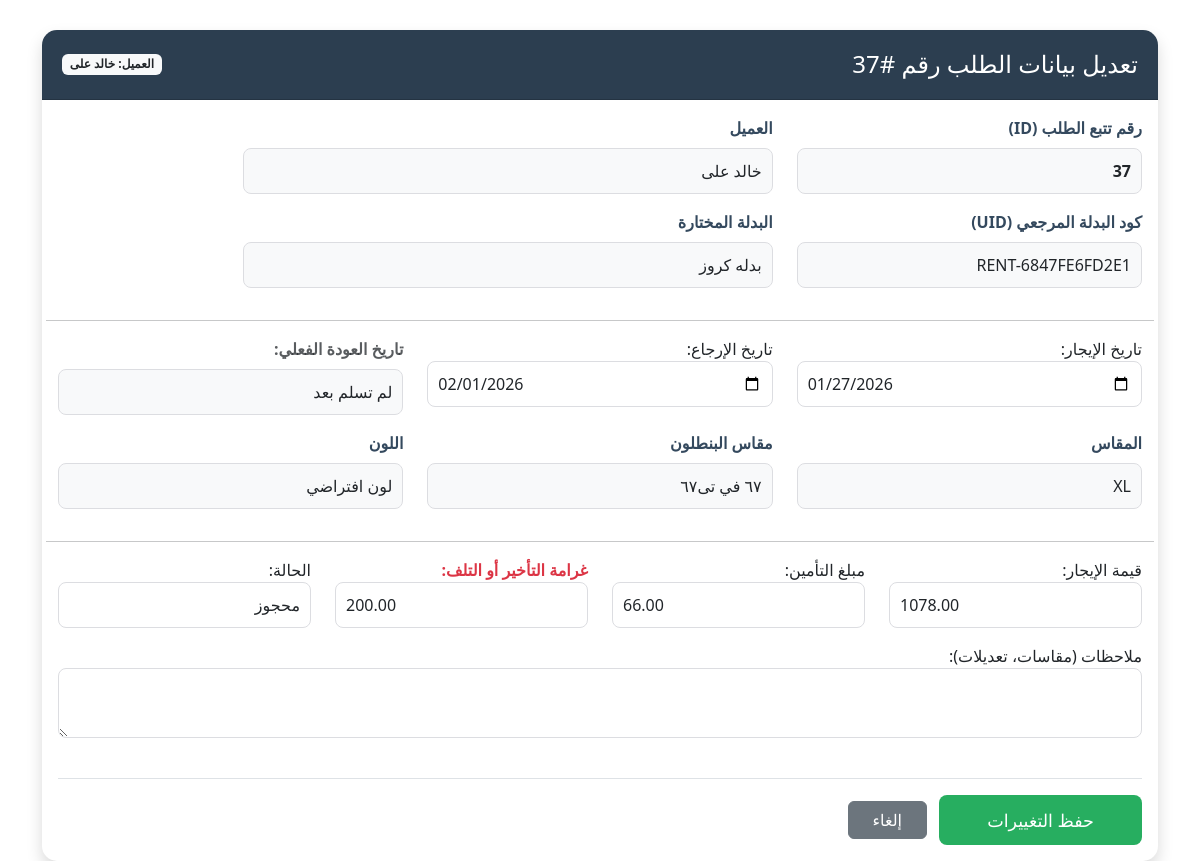
The page /pos/rentals/edit/37/ on the database as committed earlier.
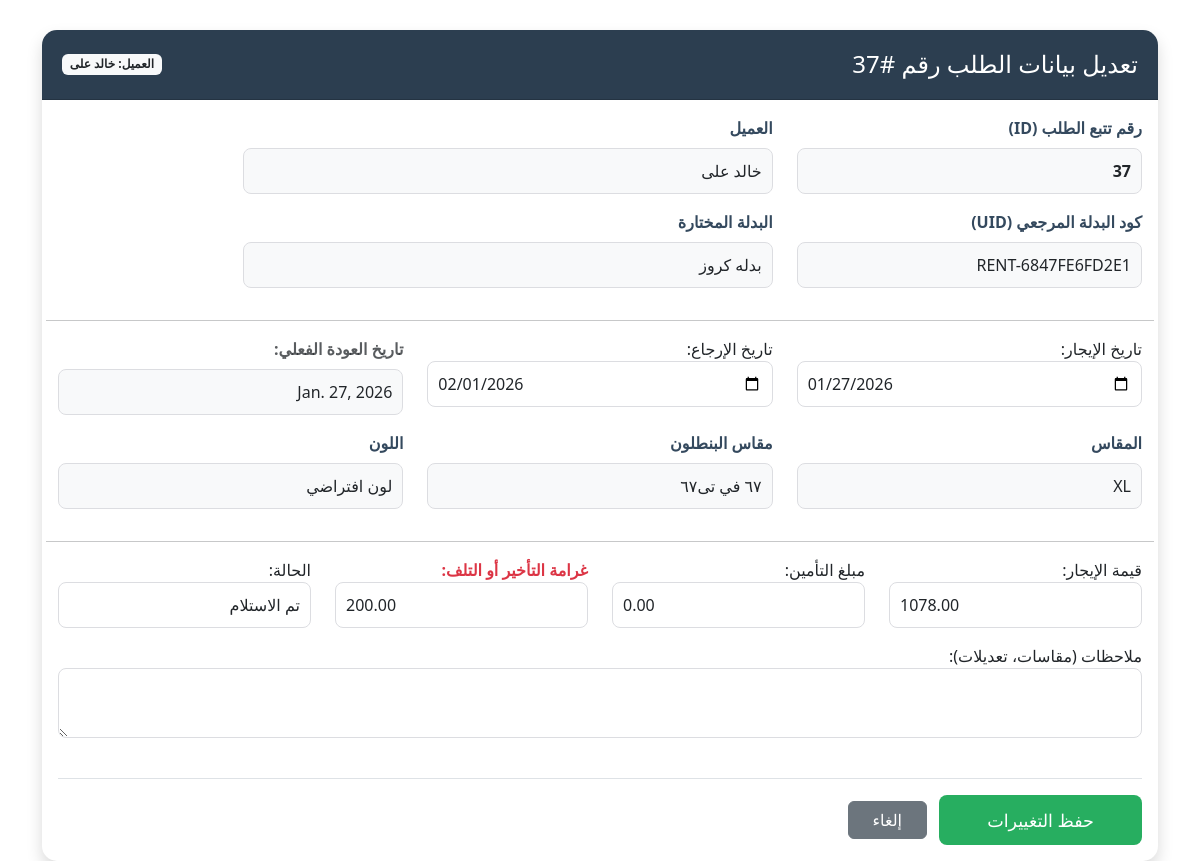
The same page on the database as committed later.
### pos/models.py (models this page shows, shortened)
class RentalOrder(models.Model):
    customer = models.ForeignKey(
        Customer,
        on_delete=models.CASCADE,
        verbose_name="العميل"
    )
    item = models.ForeignKey(
        RentalItem,
        on_delete=models.CASCADE,
        verbose_name="البدلة"
    )
    rental_date = models.DateField(
        verbose_name="تاريخ الحجز / الخروج"
    )
    return_date = models.DateField(
        verbose_name="تاريخ العودة المتوقع"
    )
    size = models.ForeignKey(
        Size_choices,
        on_delete=models.CASCADE,
        verbose_name="المقاس"
    )
    pants_size = models.CharField(
        max_length=50,
        verbose_name="مقاس البنطلون"
    )
    color = models.ForeignKey(
        Colors_choices,
        on_delete=models.CASCADE,
        verbose_name="اللون"
    )
    actual_return_date = models.DateField(
        null=True,
        blank=True,
        verbose_name="تاريخ العودة الفعلي"
    )
    total_price = models.DecimalField(
        max_digits=10,
        decimal_places=2,
        verbose_name="قيمة الإيجار"
    )
    deposit_amount = models.DecimalField(
        max_digits=10,
        decimal_places=2,
        verbose_name="مبلغ التأمين"
    )
    status = models.ForeignKey(
        Rental_status_choices,
        on_delete=models.CASCADE,
        verbose_name="حالة البدلة",
        null=True,
        blank=True
    )
    notes = models.TextField(
        blank=True,
        null=True,
        verbose_name="ملاحظات (مقاسات، تعديلات)"
    )
    late_damage_penalty = models.DecimalField(
        max_digits=10,
        decimal_places=2,
        default=0,
        verbose_name="غرامة التأخير أو التلف",
        null=True,
        blank=True
    )

class Customer(models.Model):
    name = models.CharField(max_length=400, verbose_name="اسم العميل")
    mobil = models.CharField(max_length=15)
    address = models.CharField(max_length=1000, verbose_name="عنوان العميل")
    number_of_orders = models.PositiveIntegerField(default=0)
    def __str__(self):
        return self.name

class RentalItem(models.Model):
    UID = models.CharField(max_length=50, unique=True, verbose_name="كود البدلة", editable=False)
    item = models.ForeignKey(InventoryItem, on_delete=models.CASCADE, verbose_name="البدلة", limit_choices_to={'is_rental': True})
    rental_count = models.PositiveIntegerField(default=0, verbose_name="عدد مرات الإيجار")
    profit = models.DecimalField(max_digits=10, decimal_places=2, default=0, verbose_name="الربح من الإيجار")
    status = models.ForeignKey(Rental_status_choices, on_delete=models.CASCADE, verbose_name="حالة البدلة", null=True, blank=True, default=1)
    def __str__(self):
        return f"{self.item.name} - {self.UID}"

class InventoryItem(models.Model):
    name = models.CharField(max_length=200, verbose_name="اسم الصنف")
    category = models.ForeignKey(IngredientCategory, on_delete=models.CASCADE, related_name='items', verbose_name="الفئة")
    size = models.ForeignKey(Size_choices, on_delete=models.CASCADE, verbose_name="الحجم")
    color = models.ForeignKey(Colors_choices, on_delete=models.CASCADE, verbose_name="اللون")
    quantity = models.PositiveIntegerField(verbose_name="الكمية الحالية")
    min_limit = models.PositiveIntegerField(verbose_name="حد الطلب (الحد الأدنى)")
    unit = models.ForeignKey(Unit_choices, on_delete=models.CASCADE, verbose_name="الوحدة")
    unit_cost = models.DecimalField(max_digits=10, decimal_places=2, verbose_name="سعر الوحدة")
    supply_cost = models.DecimalField(max_digits=10, decimal_places=2, verbose_name="تكلفة التوريد")
    profit = models.DecimalField(max_digits=10, decimal_places=2, verbose_name="الربح المتوقع")
    updated_at = models.DateTimeField(auto_now=True, verbose_name="آخر تحديث")
    Supplier = models.ForeignKey(Supplier, on_delete=models.CASCADE, verbose_name="المورد")
    is_rental = models.BooleanField(default=False, verbose_name="هل الصنف للإيجار؟")
    rental_code = models.CharField(max_length=20, unique=True, null=True, blank=True, editable=False, verbose_name="كود الصنف")

### categories/models.py (models this page shows)
class Rental_status_choices(models.Model):
    status = models.CharField (max_length=100, verbose_name="حالة ايجار المنتج")
    def __str__(self):
        return self.status

class Size_choices(models.Model):
    size = models.CharField (max_length=100, verbose_name="احجام المنتجات")
    def __str__(self):
        return self.size

class Colors_choices(models.Model):
    color = models.CharField (max_length=100, verbose_name="الالوان المتاحة للمنتج")
    def __str__(self):
        return self.color

### pos/views.py (the view)
# urls.py: path('rentals/edit/<int:pk>/', views.edit_rental_order, name='edit_rental_order'),
def edit_rental_order(request, pk):
    rental = get_object_or_404(RentalOrder, pk=pk)
    old_penalty = rental.late_damage_penalty or 0
    old_status_name = rental.status.status if rental.status else ""
    if request.method == 'POST':
        form = RentalOrderForm(request.POST, instance=rental)
        if form.is_valid():
            with transaction.atomic():
                updated_order = form.save(commit=False)
                new_penalty = updated_order.late_damage_penalty or 0
                if new_penalty != old_penalty:
                    diff = new_penalty - old_penalty
                    updated_order.total_price += diff
                new_status_name = updated_order.status.status if updated_order.status else ""
                if old_status_name == "محجوز" and new_status_name != "محجوز":
                    updated_order.deposit_amount = Decimal('0.00')
                    messages.info(request, "تم حذف قيمة التأمين لتغير حالة الطلب من 'محجوز'.")
                if new_status_name == "تم الاستلام":
                    if not updated_order.actual_return_date:
                        updated_order.actual_return_date = timezone.now().date()
                updated_order.save()
                messages.success(request, f"تم تحديث بيانات العميل {rental.customer.name} بنجاح.")
                return redirect('all_rental_items')
    else:
        form = RentalOrderForm(instance=rental)
    return render(request, 'pos/edit_rental.html', {
        'form': form,
        'rental': rental
    })

### accounts/context_processors.py (called while the page is built)
def notifications_processor(request):
    if request.user.is_authenticated:
        notifications = Notification.objects.filter(user=request.user, is_deleted=False).order_by('-created_at')[:10]
    else:
        notifications = []
    return {'notifications': notifications}

### templates/pos/edit_rental.html (shortened to what the changed rows need)
{% load static %}
<!DOCTYPE html>
<html lang="ar" dir="rtl">
<head>
    <link rel="stylesheet" href="https://cdn.jsdelivr.net/npm/bootstrap@5.3.0/dist/css/bootstrap.rtl.min.css">
    <link rel="stylesheet" href="{% static 'css/edit_rental.css' %}">
</head>
<body>
<div class="container mt-4">
    <div class="card shadow edit-card">
        <div class="card-header text-white d-flex justify-content-between align-items-center">
            <h4 class="mb-0">تعديل بيانات الطلب رقم #{{ rental.id }}</h4>
            <span class="badge bg-light text-dark">العميل: {{ rental.customer.name }}</span>
        </div>
        <div class="card-body">
            <form method="post">
                <div class="row">
                    <div class="col-md-4 mb-3">
                        <label class="form-label">رقم تتبع الطلب (ID)</label>
                        <input type="text" class="form-control bg-light fw-bold" value="{{ rental.id }}" readonly>
                    </div>
                    <div class="col-md-6 mb-3">
                        <label class="form-label">العميل</label>
                        <input type="text" class="form-control bg-light" value="{{ rental.customer.name }}" disabled>
                    </div>
                                        <div class="col-md-4 mb-3">
                        <label class="form-label">كود البدلة المرجعي (UID)</label>
                        <input type="text" class="form-control bg-light" value="{{ rental.item.UID }}" disabled>
                    </div>
                    <div class="col-md-6 mb-3">
                        <label class="form-label">البدلة المختارة</label>
                        <input type="text" class="form-control bg-light" value="{{ rental.item.item.name }}" disabled>
                    </div>
                    <div class="col-md-4 mb-3">{{ form.rental_date.label_tag }} {{ form.rental_date }}</div>
                    <div class="col-md-4 mb-3">{{ form.return_date.label_tag }} {{ form.return_date }}</div>
                    <div class="col-md-4 mb-3">
                        <label class="form-label text-muted">تاريخ العودة الفعلي:</label>
                        <input type="text" class="form-control bg-light" value="{{ rental.actual_return_date|default:'لم تسلم بعد' }}" disabled>
                    </div>
                    <div class="col-md-4 mb-3">
                        <label class="form-label">المقاس</label>
                        <input type="text" class="form-control bg-light" value="{{ rental.size }}" disabled>
                    </div>
                    <div class="col-md-4 mb-3">
                        <label class="form-label">مقاس البنطلون</label>
                        <input type="text" class="form-control bg-light" value="{{ rental.pants_size }}" disabled>
                    </div>
                    <div class="col-md-4 mb-3">
                        <label class="form-label">اللون</label>
                        <input type="text" class="form-control bg-light" value="{{ rental.color }}" disabled>
                    </div>
                    <div class="col-md-3 mb-3">{{ form.total_price.label_tag }} {{ form.total_price }}</div>
                    <div class="col-md-3 mb-3">{{ form.deposit_amount.label_tag }} {{ form.deposit_amount }}</div>
                    <div class="col-md-3 mb-3 text-danger fw-bold">
                        {{ form.late_damage_penalty.label_tag }}
                        {{ form.late_damage_penalty }}
                    </div>
                    <div class="col-md-3 mb-3">{{ form.status.label_tag }} {{ form.status }}</div>
                    <div class="col-12 mb-3">
                        {{ form.notes.label_tag }}
                        {{ form.notes }}
                    </div>
                </div>
            </form>
        </div>
    </div>
</div>
</body>
</html>

Rows that differ between the two databases and show on the page:
changed RentalOrder "٦٧ في تى٦٧": actual_return_date "لم تسلم بعد" → "Jan. 27, 2026"; deposit_amount "66.00" → "0.00"
computed for Rental_status_choices: status "محجوز" → "تم الاستلام"
